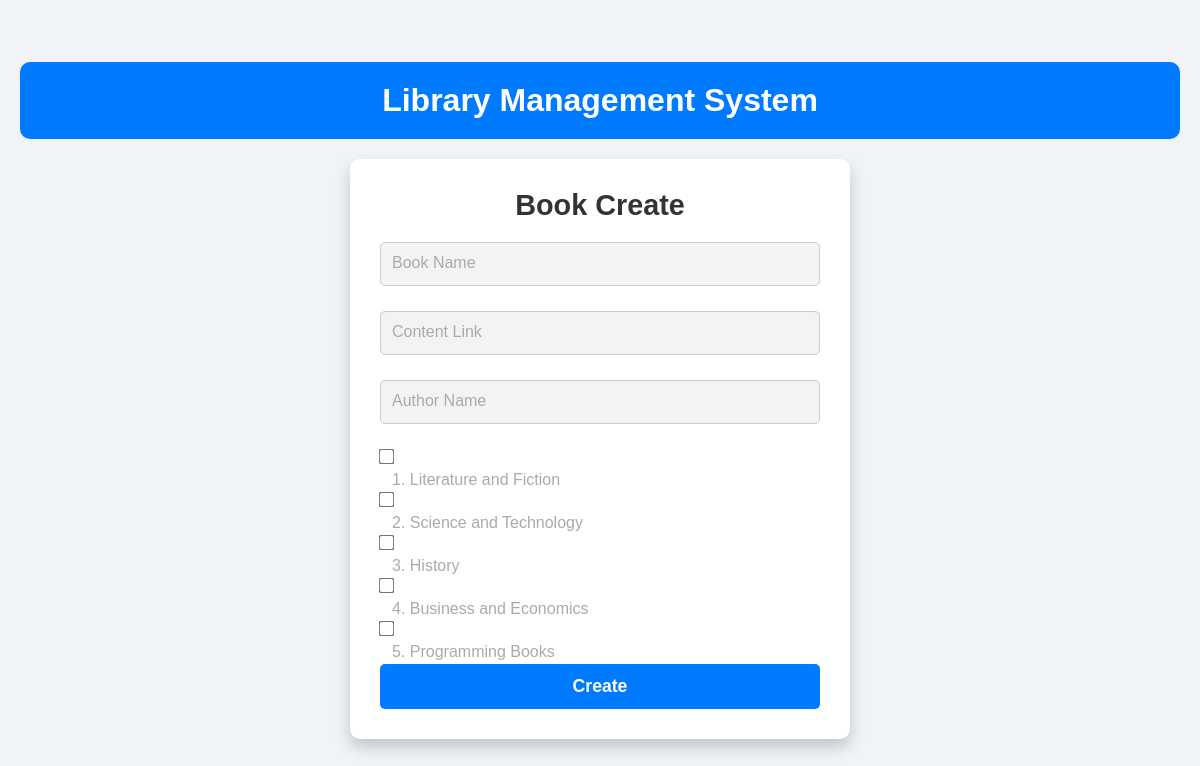
/book_create (signed in), run on the app's committed database.
### models.py (models this page shows)
class Section(db.Model):
    __tablename__ = "section"
    section_id = db.Column(db.Integer() , primary_key = True, autoincrement =True)
    section_name = db.Column(db.String() , nullable = False)
    section_description = db.Column(db.String() , nullable = False)
    section_date_created = db.Column(db.String() , nullable = False)
    section_max_copies_of_book = db.Column(db.Integer())
    section_max_books = db.Column(db.Integer())
    section_no_of_books_added = db.Column(db.Integer(), default =0)

### controllers.py (the view, shortened to what this page needs)
@app.route("/book_create", methods=["GET", "POST"])
def book_create():
    global logged_admin
    if logged_admin:
        sections_from_db = Section.query.all()
        sections = [section for section in sections_from_db if section.section_no_of_books_added < section.section_max_books]
        return render_template("book_create.html", sections=sections)
    return redirect(url_for("admin_login"))

### templates/book_create.html (shortened to what this page needs)
<!DOCTYPE html>
<html lang="en">
<head>
</head>
<body>
    <header>
        <div class="title-head">Library Management System</div>
    </header>
    <div class="login">
        <h2>Book Create</h2>
        <form method="post">
            <div class="book">
                <input type="text" name="book_name" required="" placeholder=" ">
                <label>Book Name</label>
            </div>
            <div class="book">
                <input type="text" name="book_content" required="" placeholder=" ">
                <label>Content Link</label>
            </div>
            <div class="book">
                <input type="text" name="book_author_name" required="" placeholder=" ">
                <label>Author Name</label>
            </div>
            <div class="checkbox-container">
                {% for section in sections %}
                <div class="book">
                    <input type="checkbox" name="section_ids" id="{{section.section_id}}" value="{{section.section_id}}" class="section-{{ loop.index }}">
                    <label for="{{section.section_id}}" class="section-{{ loop.index }}">{{section.section_name}}</label>
                </div>
                {% endfor %}
            </div>
            <button type="submit">
                Create
            </button>
        </form>
    </div>
</body>
</html>

### templates/book_create.html (style rules this page uses)
* { margin: 0; padding: 0; box-sizing: border-box; font-family: 'Arial', sans-serif; }
body { display: flex; flex-direction: column; justify-content: center; align-items: center; min-height: 100vh; background-color: #f0f4f8; color: #333; padding: 20px; }
header { text-align: center; padding: 20px; color: #fff; background-color: #007bff; width: 100%; border-radius: 10px; margin-bottom: 20px; }
.title-head { font-size: 2em; font-weight: bold; }
.login { background-color: #ffffff; padding: 30px; width: 100%; max-width: 500px; border-radius: 10px; box-shadow: 0px 8px 16px rgba(0, 0, 0, 0.2); transition: transform 0.3s ease; position: relative; }
h2 { font-size: 1.8em; font-weight: bold; text-align: center; color: #333; margin-bottom: 20px; }
.book { position: relative; margin-bottom: 25px; }
.book input[type="text"] { width: 100%; padding: 12px; font-size: 1em; border: 1px solid #ccc; border-radius: 5px; outline: none; transition: border 0.3s ease; background-color: #f1f3f5; }
.book label { position: absolute; left: 12px; top: 12px; color: #aaa; font-size: 1em; pointer-events: none; transition: all 0.3s ease; }
.book input[type="text"]:focus + label, .book input[type="text"]:not(:placeholder-shown) + label { top: -10px; left: 10px; font-size: 0.85em; color: #007bff; }
.checkbox-container { margin-top: 20px; }
label[for] { font-size: 1em; margin: 10px 0; display: block; text-align: left; }
input[type="checkbox"] { margin-right: 10px; transform: scale(1.2); cursor: pointer; transition: transform 0.2s; }
.section-1 { color: #007bff; }
.section-2 { color: #28a745; }
.section-3 { color: #dc3545; }
.section-4 { color: #ffc107; }
.section-5 { color: #17a2b8; }
button[type="submit"] { width: 100%; padding: 12px; background-color: #007bff; color: #fff; font-size: 1.1em; border: none; border-radius: 5px; cursor: pointer; font-weight: bold; transition: background-color 0.3s ease, transform 0.2s; }

### data on the page
Section: section_name "1. Literature and Fiction"
Section: section_name "2. Science and Technology"
Section: section_name "3. History"
Section: section_name "4. Business and Economics"
Section: section_name "5. Programming Books"
